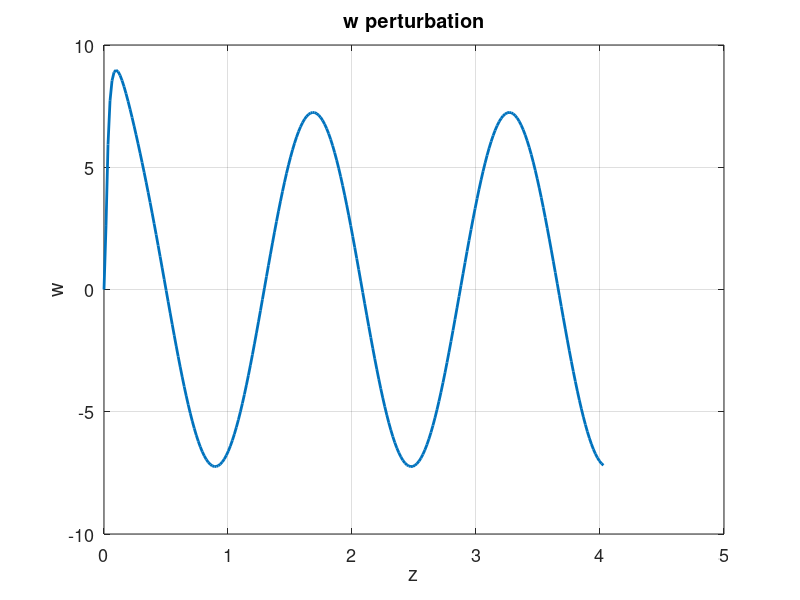
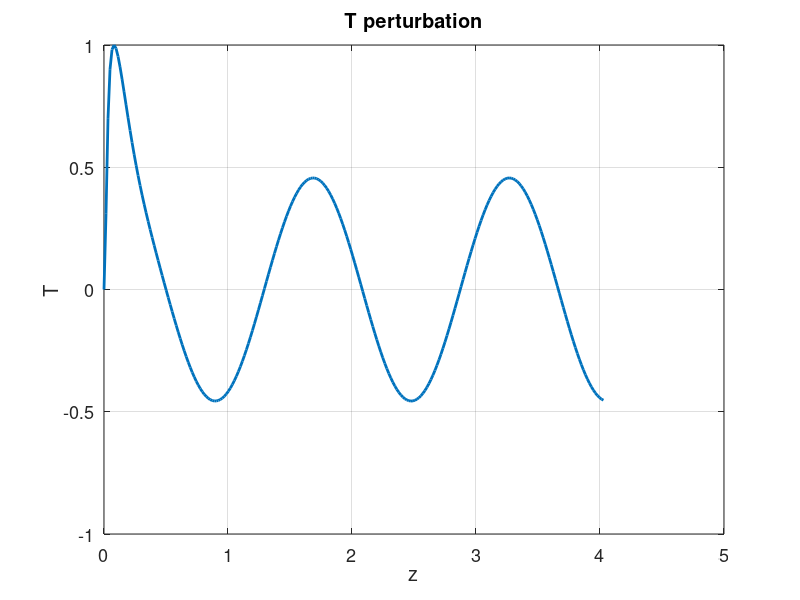

MATLAB code for these plots, in order:
% Given Ra_critic=1708 & K_critic=3.12 obtained in prac5a
% Let's plot the vertical velocity (its vertical profile) & Temperature

close all 
clear all
set(0, 'DefaultAxesFontSize', 13)
% We supose sigma=0 and ky=0 as we have rolls (v=0)
d=5e-3; %m
K=1.4e-7; %diffusion constat
Gamma=10000.0; %temperature gradient
k=3.12; %critic wavenumber
Ra=1708; %Critic Rayleigh number
z=linspace(0,4*pi/k,250);
C=K/(Gamma*d^2);
lam=(Ra/k^4)^(1/3);
q0=k*(lam-1)^.5;
q=k*(1+lam/2*(1+1i*sqrt(3)))^.5;
Q=[1i*q0 -1i*q0 q -q conj(q) -conj(q)];
Q=Q([1 3 5]);
%M=[cosh(Q*z); Q.*sinh(Q*z); Q.^4.*cosh(Q*z)-2*k^2*Q.^2.*cosh(Q*z)+k^4*cosh(Q*z)];
%M=[cosh(Q/2); Q.*sinh(Q/2); Q.^4.*cosh(Q/2)-2*k^2*Q.^2.*cosh(Q/2)+k^4*cosh(Q/2)];
% We know that M(1,:)=W; M(2,:)=DW; M(3,:)=(D^2-k^2)^2 and
% W=A*M(1,1)+B*M(1,2)+C*M(1,3) so we hace to find the coefficients A,B,C
% As the system is over ranked we will impose A=1. To obtain B and C then
% we proceed in this way:

W=zeros(1,length(z)); DW=zeros(1,length(z));DDW=zeros(1,length(z));
ii=1;
for zz=0:4*pi/((length(z)-1)*k):4*pi/k
M=[cosh(Q*zz); Q.*sinh(Q*zz); Q.^4.*cosh(Q*zz)-2*k^2*Q.^2.*cosh(Q*zz)+k^4*cosh(Q*zz)];
Mcoef=M(1:3,2:3);
b=[-M(1,1) -M(2,1) -M(3,1)]';
coef=Mcoef\b;
coef=[1; coef];
Wvec=cosh(Q(1)*zz)+coef(2)*cosh(Q(2)*zz)+coef(3)*cosh(Q(3)*zz);
W(1,ii)= Wvec;
DWvec=Q(1)*sinh(Q(1)*zz)+ coef(2)*Q(2)*sinh(Q(2)*zz)+coef(3)*Q(3)*sinh(Q(3)*zz);
DW(1,ii)= DWvec;
DDWvec=(Q(1)^4.*cosh(Q(1)*zz)-2*k^2*Q(1)^2.*cosh(Q(1)*zz)+k^4*cosh(Q(1)*zz))+coef(2)*(Q(2)^4.*cosh(Q(2)*zz)-2*k^2*Q(2)^2.*cosh(Q(2)*zz)+k^4*cosh(Q(2)*zz))...
    +coef(3)*(Q(3)^4.*cosh(Q(3)*zz)-2*k^2*Q(3)^2.*cosh(Q(3)*zz)+k^4*cosh(Q(3)*zz));
DDW(1,ii)= DDWvec;
ii=ii+1;
end


wpertvertaxis=C*real(W);
tpert=(1/(Ra*k^2))*real(DDW);
norm=max(tpert);
wpertaxisnorm=wpertvertaxis/norm;
tpertnorm=tpert/norm;
figure(1)
plot(z,wpertaxisnorm,'linewidth',2)
title('w perturbation')
xlabel('z')
ylabel('w')
grid on
figure(2)
plot(z,tpertnorm,'linewidth',2)
title('T perturbation')
xlabel('z')
ylabel('T')
grid on